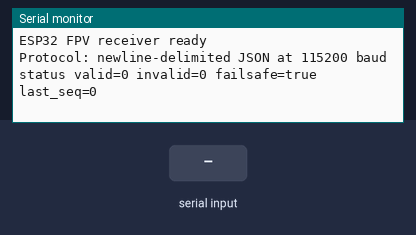
This sketch was run on a simulated ESP32. Shown: the last lines printed to the serial monitor. Inputs (shaded band) come from the test bench.

Above: at 1.2 s.
1.3 s: "true\n" received over Serial
At 1.9 s:
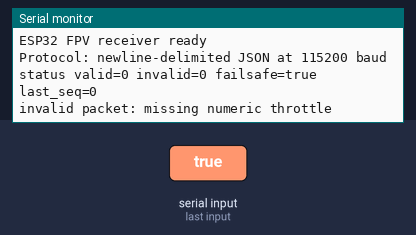
2.8 s: "estop\n" received over Serial
At 2.96 s:
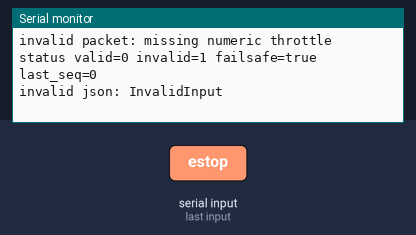
Timing chart, 0 to 5.8 s (numbered marks = the images above; inputs shaded):
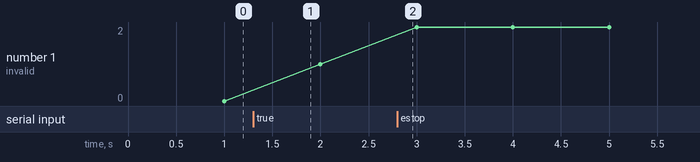

The sketch:

arduino_receiver.ino
```cpp
#include <Arduino.h>
#include <ArduinoJson.h>

#if __has_include(<esp_arduino_version.h>)
#include <esp_arduino_version.h>
#endif

#ifndef ESP_ARDUINO_VERSION_MAJOR
#define ESP_ARDUINO_VERSION_MAJOR 2
#endif

// Set to 0 only after steering and motor/ESC behavior are verified on the bench.
#define SIMULATION_MODE 1

// Debug uses the same Serial link as control input. Set to 0 for production if
// the Raspberry Pi is not reading ESP32 logs.
#define DEBUG_OUTPUT 1

// Serial transport. USB serial uses Serial on most ESP32 dev boards.
static constexpr uint32_t CONTROL_BAUD = 115200;
static constexpr uint32_t FAILSAFE_TIMEOUT_MS = 300;
static constexpr size_t MAX_LINE_LENGTH = 255;

// Hardware pins. Change these for your wiring.
static constexpr int STEERING_PIN = 18;
static constexpr int THROTTLE_PIN = 19;

// ESP32 LEDC PWM configuration for hobby servo/ESC style control.
static constexpr int STEERING_PWM_CHANNEL = 0;
static constexpr int THROTTLE_PWM_CHANNEL = 1;
static constexpr int PWM_FREQUENCY_HZ = 50;
static constexpr int PWM_RESOLUTION_BITS = 16;
static constexpr uint32_t PWM_PERIOD_US = 1000000UL / PWM_FREQUENCY_HZ;
static constexpr uint32_t PWM_MAX_DUTY = (1UL << PWM_RESOLUTION_BITS) - 1;

// Steering servo calibration.
static constexpr uint16_t STEERING_LEFT_US = 1000;
static constexpr uint16_t STEERING_CENTER_US = 1500;
static constexpr uint16_t STEERING_RIGHT_US = 2000;

// ESC or servo-style throttle calibration.
// Neutral is used for brake, failsafe, and throttle=0.
static constexpr uint16_t THROTTLE_REVERSE_US = 1000;
static constexpr uint16_t THROTTLE_NEUTRAL_US = 1500;
static constexpr uint16_t THROTTLE_FORWARD_US = 2000;

// Optional output limiting while testing. 0.50 limits commands to 50% travel.
static constexpr float STEERING_LIMIT = 1.0f;
static constexpr float THROTTLE_LIMIT = 1.0f;

static String lineBuffer;
static uint32_t lastValidPacketMs = 0;
static uint32_t lastDebugMs = 0;
static uint32_t validPackets = 0;
static uint32_t invalidPackets = 0;
static uint32_t lastSeq = 0;
static bool failsafeActive = true;
static bool brakeActive = true;
static float currentThrottle = 0.0f;
static float currentSteering = 0.0f;

static float clampUnit(float value) {
  if (isnan(value) || isinf(value)) {
    return 0.0f;
  }
  if (value > 1.0f) return 1.0f;
  if (value < -1.0f) return -1.0f;
  return value;
}

static float applyLimit(float value, float limit) {
  limit = clampUnit(limit);
  return clampUnit(value) * limit;
}

static uint32_t pulseUsToDuty(uint16_t pulseUs) {
  return static_cast<uint32_t>((static_cast<uint64_t>(pulseUs) * PWM_MAX_DUTY) / PWM_PERIOD_US);
}

static uint16_t mixPulse(float value, uint16_t minUs, uint16_t neutralUs, uint16_t maxUs) {
  value = clampUnit(value);
  if (value >= 0.0f) {
    return neutralUs + static_cast<uint16_t>((maxUs - neutralUs) * value);
  }
  return neutralUs - static_cast<uint16_t>((neutralUs - minUs) * -value);
}

static void writePwmUs(int target, uint16_t pulseUs) {
#if SIMULATION_MODE
  (void)target;
  (void)pulseUs;
#elif ESP_ARDUINO_VERSION_MAJOR >= 3
  ledcWrite(target, pulseUsToDuty(pulseUs));
#else
  ledcWrite(target, pulseUsToDuty(pulseUs));
#endif
}

static void configurePwm() {
#if SIMULATION_MODE
#if DEBUG_OUTPUT
  Serial.println(F("SIMULATION_MODE=1: PWM outputs are disabled."));
#endif
#elif ESP_ARDUINO_VERSION_MAJOR >= 3
  ledcAttach(STEERING_PIN, PWM_FREQUENCY_HZ, PWM_RESOLUTION_BITS);
  ledcAttach(THROTTLE_PIN, PWM_FREQUENCY_HZ, PWM_RESOLUTION_BITS);
#else
  ledcSetup(STEERING_PWM_CHANNEL, PWM_FREQUENCY_HZ, PWM_RESOLUTION_BITS);
  ledcSetup(THROTTLE_PWM_CHANNEL, PWM_FREQUENCY_HZ, PWM_RESOLUTION_BITS);
  ledcAttachPin(STEERING_PIN, STEERING_PWM_CHANNEL);
  ledcAttachPin(THROTTLE_PIN, THROTTLE_PWM_CHANNEL);
#endif
}

static void applyOutputs(float throttle, float steering, bool brake, const char *reason) {
  if (brake) {
    throttle = 0.0f;
    steering = 0.0f;
  }

  throttle = applyLimit(throttle, THROTTLE_LIMIT);
  steering = applyLimit(steering, STEERING_LIMIT);

  const uint16_t steeringUs = mixPulse(steering, STEERING_LEFT_US, STEERING_CENTER_US, STEERING_RIGHT_US);
  const uint16_t throttleUs = mixPulse(throttle, THROTTLE_REVERSE_US, THROTTLE_NEUTRAL_US, THROTTLE_FORWARD_US);

#if ESP_ARDUINO_VERSION_MAJOR >= 3
  writePwmUs(STEERING_PIN, steeringUs);
  writePwmUs(THROTTLE_PIN, throttleUs);
#else
  writePwmUs(STEERING_PWM_CHANNEL, steeringUs);
  writePwmUs(THROTTLE_PWM_CHANNEL, throttleUs);
#endif

  currentThrottle = throttle;
  currentSteering = steering;
  brakeActive = brake;

#if DEBUG_OUTPUT
  const uint32_t now = millis();
  if (now - lastDebugMs >= 200 || brake || failsafeActive) {
    Serial.print(F("out reason="));
    Serial.print(reason);
    Serial.print(F(" seq="));
    Serial.print(lastSeq);
    Serial.print(F(" throttle="));
    Serial.print(currentThrottle, 3);
    Serial.print(F(" steering="));
    Serial.print(currentSteering, 3);
    Serial.print(F(" brake="));
    Serial.print(brakeActive ? F("true") : F("false"));
    Serial.print(F(" steering_us="));
    Serial.print(steeringUs);
    Serial.print(F(" throttle_us="));
    Serial.print(throttleUs);
    Serial.print(F(" sim="));
    Serial.println(SIMULATION_MODE ? F("true") : F("false"));
    lastDebugMs = now;
  }
#endif
}

static bool parseBoolField(JsonVariant value, bool defaultValue) {
  if (value.is<bool>()) {
    return value.as<bool>();
  }
  if (value.is<const char *>()) {
    const char *text = value.as<const char *>();
    if (strcmp(text, "true") == 0) return true;
    if (strcmp(text, "false") == 0) return false;
  }
  return defaultValue;
}

static bool handlePacket(const String &line) {
  StaticJsonDocument<256> doc;
  DeserializationError error = deserializeJson(doc, line);
  if (error) {
#if DEBUG_OUTPUT
    Serial.print(F("invalid json: "));
    Serial.println(error.c_str());
#endif
    return false;
  }

  if (!doc["throttle"].is<float>() && !doc["throttle"].is<int>()) {
#if DEBUG_OUTPUT
    Serial.println(F("invalid packet: missing numeric throttle"));
#endif
    return false;
  }
  if (!doc["steering"].is<float>() && !doc["steering"].is<int>()) {
#if DEBUG_OUTPUT
    Serial.println(F("invalid packet: missing numeric steering"));
#endif
    return false;
  }

  const uint32_t seq = doc["seq"] | 0;
  const float throttle = clampUnit(doc["throttle"].as<float>());
  const float steering = clampUnit(doc["steering"].as<float>());
  const bool brake = parseBoolField(doc["brake"], false);
  const char *mode = doc["mode"] | "normal";
  const bool estop = brake || strcmp(mode, "estop") == 0;

  lastSeq = seq;
  lastValidPacketMs = millis();
  validPackets++;

  if (failsafeActive) {
#if DEBUG_OUTPUT
    Serial.println(F("failsafe cleared by valid packet"));
#endif
  }
  failsafeActive = false;

  applyOutputs(throttle, steering, estop, estop ? "estop" : "packet");
  return true;
}

static void readSerialLines() {
  while (Serial.available() > 0) {
    const char ch = static_cast<char>(Serial.read());
    if (ch == '\n') {
      if (lineBuffer.length() > 0) {
        if (!handlePacket(lineBuffer)) {
          invalidPackets++;
        }
        lineBuffer = "";
      }
    } else if (ch != '\r') {
      if (lineBuffer.length() < MAX_LINE_LENGTH) {
        lineBuffer += ch;
      } else {
        invalidPackets++;
#if DEBUG_OUTPUT
        Serial.println(F("invalid packet: line too long"));
#endif
        lineBuffer = "";
      }
    }
  }
}

static void updateFailsafe() {
  const uint32_t now = millis();
  if (!failsafeActive && now - lastValidPacketMs > FAILSAFE_TIMEOUT_MS) {
    failsafeActive = true;
#if DEBUG_OUTPUT
    Serial.println(F("failsafe active: no valid packet within 300 ms"));
#endif
    applyOutputs(0.0f, 0.0f, true, "failsafe");
  }
}

static void printHeartbeat() {
#if DEBUG_OUTPUT
  static uint32_t lastHeartbeatMs = 0;
  const uint32_t now = millis();
  if (now - lastHeartbeatMs < 1000) {
    return;
  }
  lastHeartbeatMs = now;

  Serial.print(F("status valid="));
  Serial.print(validPackets);
  Serial.print(F(" invalid="));
  Serial.print(invalidPackets);
  Serial.print(F(" failsafe="));
  Serial.print(failsafeActive ? F("true") : F("false"));
  Serial.print(F(" last_seq="));
  Serial.println(lastSeq);
#endif
}

void setup() {
  Serial.begin(CONTROL_BAUD);
  lineBuffer.reserve(MAX_LINE_LENGTH + 1);
  configurePwm();

  lastValidPacketMs = millis();
  failsafeActive = true;
  applyOutputs(0.0f, 0.0f, true, "boot");

#if DEBUG_OUTPUT
  Serial.println(F("ESP32 FPV receiver ready"));
  Serial.println(F("Protocol: newline-delimited JSON at 115200 baud"));
#endif
}

void loop() {
  readSerialLines();
  updateFailsafe();
  printHeartbeat();
}
```

Measured:
- after the input at 1.3 s, the serial monitor: prints a new line at once (image 1)
- after the input at 2.8 s, the serial monitor: prints a new line at once (image 2)
- plotted number 1: 1 → 2 after the input at 2.8 s
